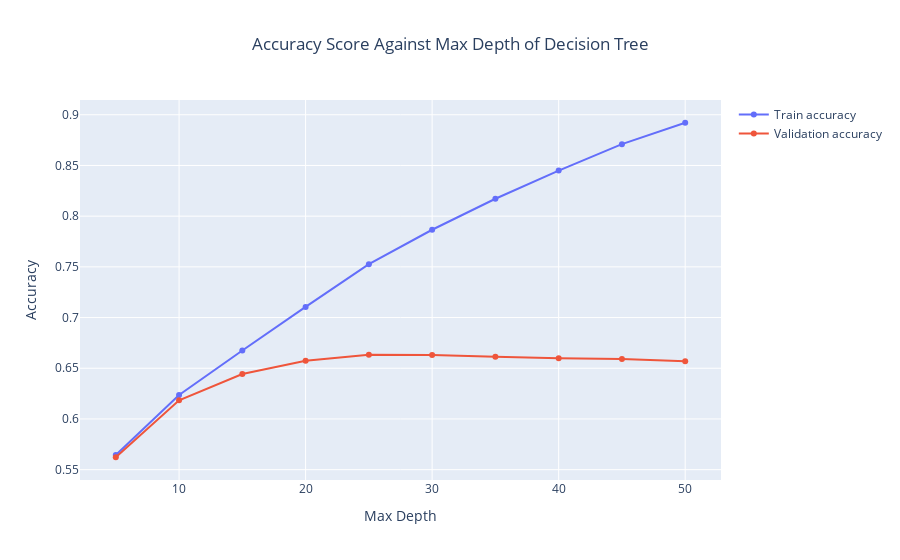

Write notebook code for a chart like this one.
### Markdown cell above
Let's first do a decision tree, which we will optimise over the hyperparameters: 'criterion', 'max_depth', and 'min_samples_leaf'. In order to know which values of max_depth to optimmise over, lets plot their accuracy on a graph using default vallues for 'criterion' and 'min_samples_leaf'.

To do this we will spolot X_rem and y_rem in to training and validation sets, so that we can see the effect of different max_depth values without lookign at the test set and introducing data leakage.

### Code cell
# setting up list of accuracy scores
train_acc_scores_decision_tree = list()
val_acc_scores_decision_tree = list()

# setting up list of max_depths that we will investigate
depths = np.arange(5, 51, 5)

# fitting scaler
scaler = StandardScaler()
scaler.fit(X_train)
X_train_s = scaler.transform(X_train)
X_val_s = scaler.transform(X_val)

# creating a for loop to cycle through the different values of max_depth
for i in depths:
    decision_tree_model = DecisionTreeClassifier(max_depth=i)
    decision_tree_model.fit(X_train_s, y_train)
    train_acc_scores_decision_tree.append(decision_tree_model.score(X_train_s, y_train))
    val_acc_scores_decision_tree.append(decision_tree_model.score(X_val_s, y_val))


# plotting the max_depth scores against train and validation accuracy scores 
fig1 = go.Figure()
train_scores_decision_tree = go.Scatter(x=depths, y=train_acc_scores_decision_tree, name='Train accuracy')
val_scores_decision_tree = go.Scatter(x=depths, y=val_acc_scores_decision_tree, name='Validation accuracy')
fig1.add_trace(train_scores_decision_tree)
fig1.add_trace(val_scores_decision_tree)
fig1.update_layout(title_text='Accuracy Score Against Max Depth of Decision Tree', title_x=0.5, xaxis_title='Max Depth', yaxis_title='Accuracy')
fig1.show()

### Figure 1 — Plotly figure (JSON) as saved in the notebook; plotly's stock layout.template omitted (floating-point values rounded to 4 significant figures)
{"data": [{"name": "Train accuracy", "type": "scatter", "x": [5, 10, 15, 20, 25, 30, 35, 40, 45, 50], "y": [0.5645, 0.6237, 0.6675, 0.7105, 0.7527, 0.7866, 0.8172, 0.845, 0.871, 0.8921]}, {"name": "Validation accuracy", "type": "scatter", "x": [5, 10, 15, 20, 25, 30, 35, 40, 45, 50], "y": [0.5622, 0.6184, 0.6443, 0.6573, 0.6634, 0.6631, 0.6613, 0.6598, 0.6592, 0.6568]}], "layout": {"title": {"text": "Accuracy Score Against Max Depth of Decision Tree", "x": 0.5}, "xaxis": {"title": {"text": "Max Depth"}}, "yaxis": {"title": {"text": "Accuracy"}}}}
